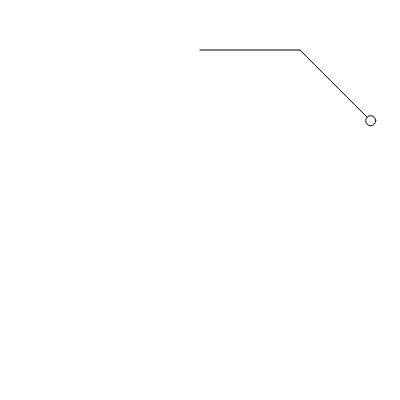
Frame 1 (no input)
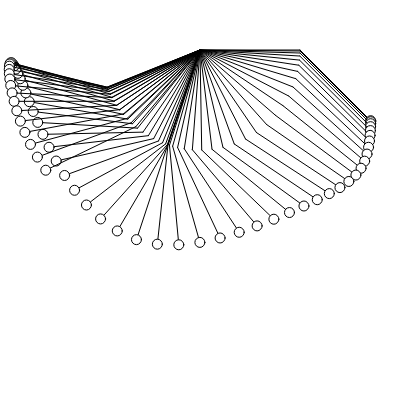
Frame 60 (no input)
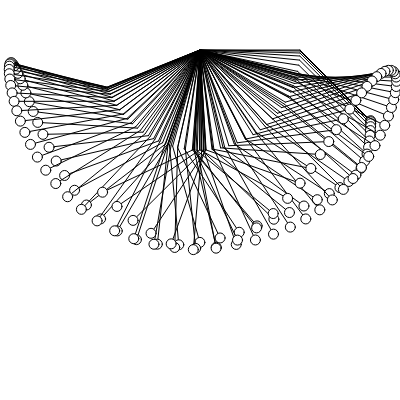
Frame 120 (the mouse pressed at the canvas centre since frame 60)

The p5.js sketch that drew these frames (run headless with seeded random() and noise() and a simulated clock; from frame 60 on, the mouse is pressed at the canvas centre):

// p5.js sketch
// ── sketch.js
let x0, y0;
let g = 1;
let length1 = 100;
let length2 = 100;
let m1 = 1;
let m2 = 1;
let angle1;
let angle2;
let x1,y1;
let angularVelocity1, angularVelocity2, angularAcceleration1, angularAcceleration2;
let showBackground = false;
let x2,y2;
function setup() {
  createCanvas(400, 400);
  x0 = width/2;
  y0 = 50;
  angle1 = Math.PI/2;
  angle2 = Math.PI/4;
  angularVelocity1 = 0;
  angularVelocity2 = 0;
}

function draw() {
  if (showBackground){
    background(255);
  }
  x1 = x0 + length1 * Math.sin(angle1);
  y1 = y0 +length1 * Math.cos(angle1);
  x2 = x1 + (length2 * Math.sin(angle2));
  y2 = y1 + (length2 * Math.cos(angle2));
  line(x0,y0, x1,y1);
  line(x1,y1,x2,y2);
  circle(x2,y2,10);
 const delta = angle1 - angle2;

const numerator1 = -g * (2 * m1 + m2) * Math.sin(angle1) - m2 * g * Math.sin(angle1 - 2 * angle2)- 2 * Math.sin(delta) * m2 * (angularVelocity2 ** 2 * length2 +angularVelocity1 ** 2 * length1 * Math.cos(delta));

const denominator1 = length1 * (2 * m1 + m2 - m2 * Math.cos(2 * delta));
const angularAcceleration1 = numerator1 / denominator1;

const numerator2 = 2 * Math.sin(delta) * (angularVelocity1 ** 2 * length1 * (m1 + m2) + g * (m1 + m2) * Math.cos(angle1) + angularVelocity2 ** 2 * length2 * m2 * Math.cos(delta));

const denominator2 = length2 * (2 * m1 + m2 - m2 * Math.cos(2 * delta));
const angularAcceleration2 = numerator2 / denominator2;

  angularVelocity1 += angularAcceleration1;
  angularVelocity2 += angularAcceleration2;
  angle1 +=angularVelocity1;
  angle2 +=angularVelocity2;
}

function changeConditions() {
  const a1 = parseFloat(document.getElementById("angle1Input").value);
  const a2 = parseFloat(document.getElementById("angle2Input").value);
  const v1 = parseFloat(document.getElementById("velocity1Input").value);
  const v2 = parseFloat(document.getElementById("velocity2Input").value);
  showBackground = document.getElementById("showBackground").checked;
  console.log(showBackground);
  angle1 = a1 * (Math.PI / 180);
  angle2 = a2 * (Math.PI / 180);
  angularVelocity1 = v1;
  angularVelocity2 = v2;
  
}

// ── style.css
html, body {
  margin: 0;
  display: flex;
  justify-content: center;
  flex-direction: column;
  padding: 0;
}
canvas {
  display: block;
}

*{
  font-family: 'Poppins', sans-serif;
}
